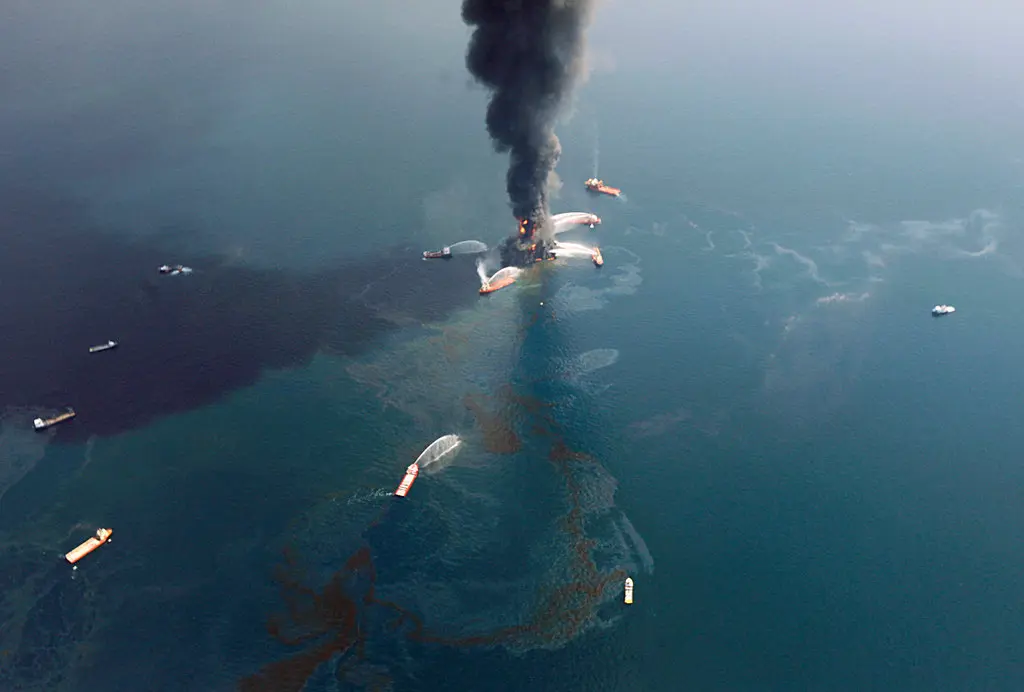
#> input picture content/machine_learning_for_climate_and_energy-master/book/notebooks/images/deep_water_horizon.png, 1024 x 692 px
$ jupyter execute 11_intro_deep_learning.ipynb
#> lines starting #> are read from the running program, lines starting #| are printed output that depends on the picture
# Neural network regularization and deep learning

[](https://mybinder.org/v2/git/https%3A%2F%2Fgitlab.in2p3.fr%2Fenergy4climate%2Fpublic%2Feducation%2Fmachine_learning_for_climate_and_energy/master?filepath=book%2Fnotebooks%2F11_intro_deep_learning.ipynb)

<div class="alert alert-block alert-warning">
    <b>Prerequisites</b>

- Neural networks
- Regularization

</div>

<div class="alert alert-block alert-info">
    <b>Learning Outcomes</b>

- Neural network regularization
- (short introduction to) Deep learning
</div>

## Neural network regularization

As soon as we start manipulating medium ($p>10^2$) or high dimensional data sets ($p >10^5$) we are always sure that the number of observation will not be high enough and there is always a risk that the model will overfit the training data (see the [Curse of dimensionality](7_unsupervised_learning_pca.ipynb#Curse-of-dimensionality)). This is especially true with neural networks because they have a lot of parameters.

Thus there is a risk that neural networks only *memorize* the training data instead of generalizing to unseen data.

In order to illustrate and solve the overfitting problems in neural networks we are going to use a low dimensional data set with few data points so that we can do plenty of experiments. Keep in mind however that overfitting **will** occur as soon as you use a high dimensional data set.

In the figure below, we plot the case where we have $n=10$ observations of a 1-dimensional data set. We call $x$ the input feature and $y$ the output feature. The relationship between $x$ and $y$ is given by

\begin{equation}
y = x^2\, ,
\end{equation}

except that our observations are noisy: we add a Gaussian noise $\epsilon \sim \mathcal N(0,0.04)$

[cell 1]
import numpy as np
import matplotlib.pyplot as plt

[cell 2]
def f(x):
    return x**2

N_sample = 10
x = np.linspace(-1, 1, N_sample)
y = f(x) + np.random.normal(0., 0.2, N_sample)

plt.plot(x,f(x),'k--',label='Truth: f(x)')
plt.plot(x,y,'ob', label='Training data')
plt.legend()
plt.xlabel('x')
plt.ylabel('y')
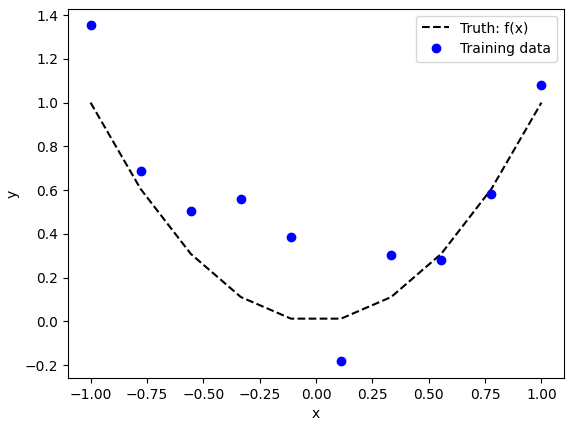
#> figure drawn by matplotlib, 1 panel; curve peaks at x = -1, y = 1; curve peaks at x = -1, y = 1.35

Along with this small training data set, let's build a testing data set according to the same distribution. Note that we build a testing data set is unrealistically big compared to the training data set. This is done on purpose to have converged validation metrics.

Below is a plot of the training data in blue and testing data in red.

[cell 3]
X_train = x[:,None]
y_train = y

N_test = 100
X_test = np.linspace(-1, 1, N_test)
y_test = f(X_test) + np.random.normal(0., 0.2, N_test)
X_test = X_test[:,None]

plt.plot(X_test,f(X_test),'k--',label='f(x)')
plt.plot(X_train,y_train,'ob', label='Training data')
plt.plot(X_test,y_test,'or', label='Testing data')
plt.legend()
plt.xlabel('x')
plt.ylabel('y')
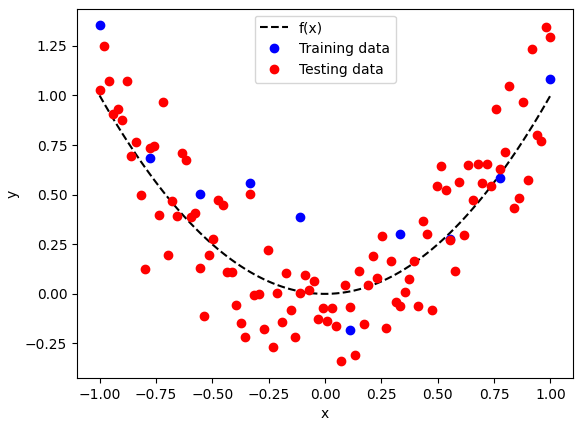
#> figure drawn by matplotlib, 1 panel; curve peaks at x = -1, y = 1; curve peaks at x = -1, y = 1.35; curve peaks at x = 0.98, y = 1.34

### Early stopping

Let's use a classic fully connected neural network with 1 hidden layer of 20 neurons, tanh activation function for the hidden layer and linear output units. The loss function is the mean squared error and we choose a tolerance of $10^{-7}$ (variation of the cost function between two trainings).

[cell 4]
from sklearn.neural_network import MLPRegressor

reg = MLPRegressor(hidden_layer_sizes=(20,), tol=1e-7, max_iter=20000,activation='tanh')

> - Train the network with the training data
> - Make a prediction for both the training data and testing data
> - Plot the training data
> - Plot the predicted value for the testing data

[cell 5]
# your code here

> - Compute the mean squared error of the prediction for the training and testing data set.
> - Given all the information that you have, what value do you expect for the prediction error for the best model you can hope for?
> - Comment your results.

[cell 6]
# your code here

With the method `partial_fit` we can do one optimization step at a time

> - Re-initialize the network with the same parameters as before
> - write a loop and store the train and test mean error at each optimization step.
> - Plot the mean squared error as a function of the iteration number for both the training and testing data set.

[cell 7]
# your code here

It should be clear from the training and testing mean squared errors that there is optimum number of iteration: below that number we are underfitting and above that number, we are overfitting.

> - Re-initialize the network with the same parameters and only change the maximum number of iterations to the value you decided to fit the model just well (based on your results above)

This strategy is called early stopping.

[cell 8]
# your code here

> - What are your conclusions on the prediction?
> - While doing this experiment, you should have gotten a warning from scikit-learn. What does it say? What should you do about it?

### Weight penalization

Another way to regularize neural networks is to add a weight penalization in the definition of the cost function.

> ***Question***
>
> - Explain the idea of ridge and LASSO regularization that we used for linear regression (cf. [Ridge and LASSO methods](4_regularization_selection_evaluation.ipynb))

We can make some analytical progress when we choose to penalize the coefficients with the L2 norm:

\begin{equation}
C = \frac{1}{N} \sum_n \| \mathbf{\hat y}_n - \mathbf y_n \|^2 + \alpha \sum_i w_i^2\,
\end{equation}
where the first sum it the usual mean squared error and the second sum is the sum of the squared value of all coefficients in the networks (indexed here with a simple index $i$). The coefficient $\alpha$ is the regularization coefficient.

> - How would you modify the backpropagation algorithm to handle this new term (cf. [Notebook on neural networks](9_neural_networks.ipynb))

We already showed that the ridge method tends to decrease the size of the coefficients that do not explain much of the variance. We can actually show the exact same result for neural networks (see [Goodfellow et. al (2016) chap 7]( https://www.deeplearningbook.org/contents/regularization.html ) ). Let's try to show that this penalization is equivalent to early stopping.

Suppose we are in the neighborhood of the minimum cost function $C_0$ such that

\begin{equation}
C = C_0 + \frac{1}{2}(\mathbf w - \mathbf w^*)^\top \mathbf H (\mathbf w - \mathbf w^*)
\end{equation}

where $\mathbf w^*$ corresponds to the value of the weights for which the cost function is minimum. $\mathbf H$ is a constant positive definite matrix (also called the Hessian matrix).

We initialize the weights with $\mathbf w = \mathbf w^{(0)} = 0$ and we update the weights according to the gradient descent

\begin{equation}
\mathbf w^{(n)} = \mathbf w^{(n-1)} - \lambda (\nabla C)^\top
\end{equation}

> - Compute the gradient of the cost function $\nabla C$

The eigenvectors of $\mathbf H$ verify the equation

\begin{equation}
\mathbf H \mathbf u_j = \mu_j \mathbf u_j
\end{equation}

with $\mu_j> 0$. We call $w_j$ the projection of the vector $\mathbf w$ on the eigenvector $\mathbf u_j$:

\begin{equation}
w_j = \mathbf w^\top \mathbf u_j
\end{equation}

> - What is the gradient descent equation for each component $w_j$?

> - Show that after $n$ steps, $w_j^{(n)}$ can be written as

\begin{equation}
w_j^{(n)} = \left[ 1 - (1 - \mu_j \lambda)^n)\right] w_j^*
\end{equation}

> - Show that $w_j^{(n)}$ converges to $w_j^*$ if $|1 - \mu_j \lambda|<1$.

For the components that do not explain much of the variance, $\mu_i \ll 1$.

> - Show that for these components, we have

\begin{equation}
w_j^{(n)} \simeq n \mu_j \lambda w_j^*
\end{equation}

We conclude that if we stop training after $n$ iterations, the component of $\mathbf w$ which will be significantly different from zero are the component that are directed in the direction of the maximum variance of $\mathbf H$. This result is similar to the ridge: the two methods are equivalent.

The figure below is the same as the one we used to illustrate gradient descent.

> ***Question***
>
> - Describe what happens in case of early stopping
> - How are the eigenvectors of $\mathbf H$ in this figure?
> - Does early stopping mostly affects $w_1$ or $w_2$?

> - Try different values of the regularization parameter $\alpha$ in `MLPRegressor`.
> - What is the optimal value of $\alpha$ for a well trained model?

[cell 9]
# your code here

In a similar way as the LASSO regularization, we can use the L1 norm to penalize the coefficients of the neural network

\begin{equation}
C = C_0 + \alpha \sum_i | w_i |\,
\end{equation}

Also like in LASSO, this strategy will actually set some weights exactly equal to zero (cf. discussion in the regularization notebook).

### Work with small networks

With the ridge and LASSO techniques, we reduce the size of the coefficients for some neurons. For our simple network that has only one single hidden layer, it means that some neurons will actually be completely useless. A strategy to get the same result would be to train a smaller network.

Le's first analyze the magnitude of the weights in your best neural network with L2 regularization.

> - Plot the magnitude of the weights of the hidden layer and the weights of the output layer.
> - How many coefficients are significantly different from 0?
> - This should give you an indication for how to build a lightweight network that has the same behavior as the regularized network.
> - Build this new network and comment the results.

[cell 10]
# your code here

### Ensemble of Network

Another strategy to regularize the solution is to train several networks. If choose  different initial conditions for all networks, we are almost sure that each network will converge to a different solution. Each network may overfit the data but in a different way and so by averaging the output of all trained network, we can get a more generic (less overfitting) solution.

### Neuron dropout

Depending on the problem we are working on, the solution of ensemble of networks may be too expensive. A similar approach is to temporarily alter the network by randomly deleting neurons. At each step of the gradient descent we remove a fraction of the neurons and rescale the other neurons so that the weighted sum remains on the same order of magnitude.

Neuron dropout is a very popular approach and seem to really improve the regularization even if this approach does not rely on solid mathematical background. It is unfortunately not implemented in scikit-learn (see [here](10_intro_deep_learning.ipynb#Towards-more-advanced-libraries) for libraries dedicated to neural networks).

### Increase sample size

Of course, another obvious strategy is to train a model with enough samples. While this is not always possible because we are limited by our observations, we can test the idea here for our synthetic data set.

> - Increase the size of the training data set while keeping 20 neurons in the hidden layer. When the training data set is big enough, do you still overfit the data?

[cell 11]
# your code here

## Deep networks

The universal approximation theorem guarantees that we can approximate any smooth function with one single hidden layer provided that this layer holds enough neurons. At the same time, the idea of adding extra layer was driven by our intuition that a network would naturally segment the problem in task and subtask (for image recognition, that could be edge recognition, pattern recognition, etc.). This strategy is also inspired by the way we build computer softwares: we first build modules to handle elementary operations and then build on top of these modules more elaborate functions. In the end we only use *high level* computer program with a cascade of layers of programs behind.

However, as you may have noticed for the perceptron experiment, the optimal weights do not carry any particular structure. And the absence of structure persists even when we train a network with more layers. Probably guided by the fact that there *should be* some structure in the weights, Yann LeCun and colleagues proposed in the late 90' to modify the architecture of neural networks. More specifically, they proposed to change the *weighted sum* in the activation function by a *convolution*.

### Convolution

Convolution is the main operation that we perform to apply a filter in image processing.

Since we only work with discrete convolution, let me skip the mathematical definition of convolution and write instead its discrete 2D form: the discrete expression of a 2D convolution is given by

\begin{equation}
g[i,j]=(f*\omega)[i,j]=\sum _{m=-\infty}^{\infty}{\sum_{n=-\infty}^{\infty}{f [i,j]\omega[i-n,j-m]}},
\end{equation}

where $g$ is the filtered image,  $f$ is the original image, $\omega$ is the filter kernel. Notice that convolution is commutative: $f*\omega$ = $\omega*f$. However in practice one of the two function is only non-zero on a small area compared to the other image (at least in image filtering). We call this function the kernel.

Below is an example of the convolution of the matrix I by the kernel K. The operation of convolution consists in sliding the kernel over the image and taking the weighted sum as indicated in the figure.

#### Application of convolution to blur

Below is an image of the Deep Water Horizon oil spill. There are many information in this picture and we may be interested in knowing the position of the oil spill, finding how many boats are present in this figure, etc. Let's see how we can extract information from this image with convolutions.

[cell 12]
dwh = plt.imread('images/deep_water_horizon.png')
#> dwh is the input picture: shape (692, 1024, 3) float32; mean R, G, B 0.277, 0.382, 0.441

def rgb2gray(rgb):
    return np.dot(rgb[...,:3], [0.2989, 0.5870, 0.1140])
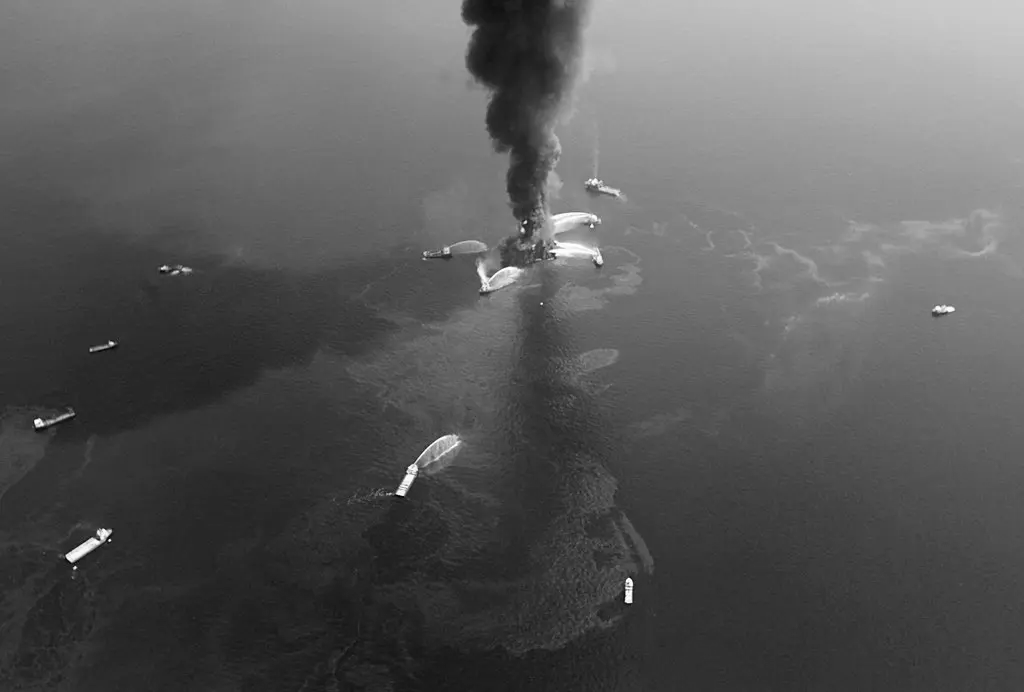
#> returned value: shape (692, 1024) float64; min 0.00313, max 1, mean 0.357

# image in black and white
dwh_bw = rgb2gray(dwh)

plt.imshow(dwh)
plt.figure()
plt.imshow(dwh_bw)

> - Define a kernel matrix of size $(3\times3)$ filled with ones and apply a convolution to the image above with `ndimage.convolve`
> - Plot the convolution of the original image with this kernel and comment.
> - What happens if your kernel is bigger?

[cell 13]
from scipy import ndimage

# your code here

#### Application for edge detection

Some kernels are equivalent to mathematical operators. For instance the Laplace operator can be approximated by the convolution by a kernel $\mathbf K$ as shown below

\begin{equation}
\Delta \psi \simeq \mathbf K * \psi
\end{equation}

with

\begin{align}
 \mathbf{K} &= \begin{bmatrix}
    0 & 1 & 0\\
    1 & -4 & 1\\
    0 & 1 & 0
  \end{bmatrix}
\end{align}

If you recall that the Laplace operator is a second order derivative, it will highlight small-scale structures in an image. We can use this type of convolution as an edge detection technique.

> - Try it on the image above.

[cell 14]
# your code here

So the convolution operator can help us treat images in the exact same way as filters in Photoshop. We can build kernels to detect edges, we can smooth part of an image, we can sharpen an edge, etc.

### Convolutional neural networks (CNN)

The idea is then to replace the weighted sum in the activation function by the convolution. With this approach, we take advantage of the 2d structure of the image. Indeed for fully connected networks, each neuron is completely independent of its neighbors. In a convolutional neural network (CNN) this is no longer the case because of the nature of the convolution.

In CNNs the kernel plays a similar role as the weights. The key aspect of CNN is that when we do a convolution, we keep the same kernel (or weights) for the entire image. This greatly diminishes the number of parameters in our neural network.

For instance if the kernel is of size $3\times3$, we only have 9 parameters for that layer. This makes a huge difference between fully connected network and convolutional network. This difference is what opened the route to stacking many layers in a network and this is what we call today *deep learning*.

#### Common practices

In practice, each convolution is usually followed by a shrinking or *Pooling* where we group several nearby cells and take either the maximum, or mean of these cells.

At a given level, we may perform several convolutions, each time with a different kernel. The idea is to isolate different features of the input image by applying different filters.

Usually, the last layers of CNN are traditional fully connected layers. Below are two illustration of classical network architectures.

Some architectures are known to perform well on images such as [AlexNet](https://en.wikipedia.org/wiki/AlexNet) or [VGG](https://en.wikipedia.org/wiki/File:VGG_neural_network.png). These are still empirical architecture and there is no formal proof that they should outperform other models.

### Issue with deep networks

Convolutional neural networks are usually deeper than fully connected networks because we want to do several convolutions and finally aggregate the results in the final layer.

The problem of deep networks is that they are hard to train. Let's illustrate this point with a minimalist fully connected network.

The network below is a line of $L$ neurons connected between the input and the output (there are $L-2$ hidden layers with $1$ neuron per layer). This network cannot predict much but it will help us understand why it is hard to train a deep networks.

> - Read the code below and train this network with $L=5$.

[cell 15]
# network hyper parameters
L = 5          # total length of the network (including input and output)
eta = 1e-2     # learning rate
n_epoch = 100  # number of iterations

# activation functions
def sigmoid(x):
    return (1./(1.+np.exp(-x)))

def sigmoid_prime(x):
    return sigmoid(x)*(1.-sigmoid(x))


# network structure
w = np.random.rand(L)
b = np.random.rand(L)

a = np.zeros(L)
z = np.zeros(L)
d = np.zeros(L)

dw = np.zeros(L)
db = np.zeros(L)

# input and output
x  = a[0]= 0.5
y = np.sin(x)

# training loop
for i in range(0,n_epoch):
    for l in range(1,L):
        z[l] = w[l]*a[l-1] + b[l]
        a[l] = sigmoid(z[l])

    C = 0.5*(a[-1]-y)**2

    d[-1] = np.sqrt(2*C)
    for l in range(L-2,0, -1):
        d[l] = d[l+1]*w[l+1]*sigmoid_prime(z[l])

    dw[1:] = d[1:]*a[:-1]
    db[1:] = d[1:]

    # update weights
    w -= eta*dw
    b -= eta*db
